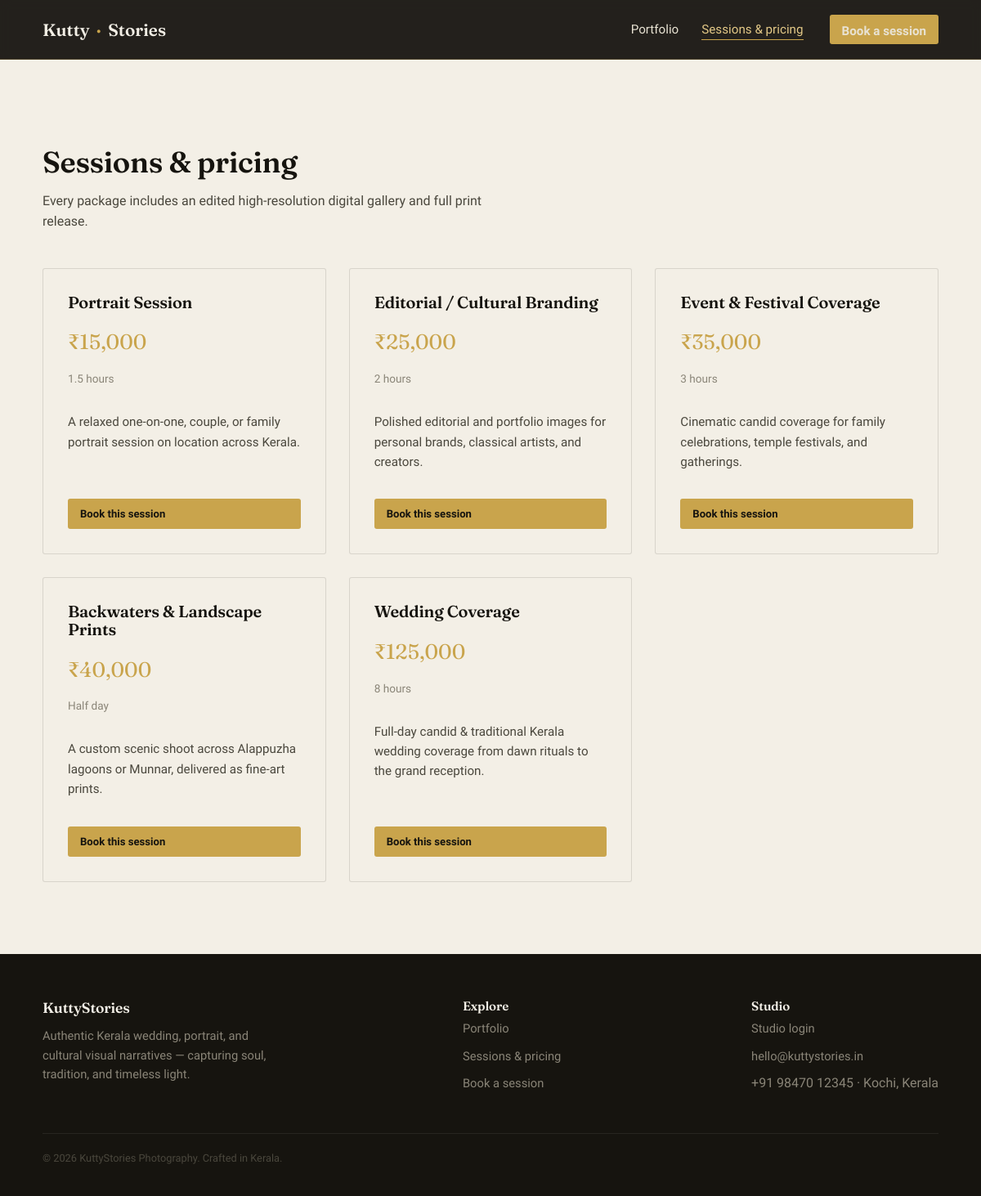
/services, run on the app's committed database.
### tables this page shows
CREATE TABLE services (
    id          INTEGER PRIMARY KEY AUTOINCREMENT,
    name        TEXT NOT NULL,
    description TEXT NOT NULL,
    duration    TEXT NOT NULL,
    price       REAL NOT NULL
, image_file TEXT);

### app.py (the view)
@app.route("/services")
def services():
    all_services = db.list_services()
    return render_template("services.html", services=all_services)

### app.py (called while the page is built)
@app.context_processor
def inject_globals():
    return {"current_year": date.today().year}

### database.py (called while the page is built)
def get_connection():
    conn = sqlite3.connect(
        DB_PATH,
        detect_types=sqlite3.PARSE_DECLTYPES | sqlite3.PARSE_COLNAMES,
    )
    conn.row_factory = sqlite3.Row
    conn.execute("PRAGMA foreign_keys = ON")
    return conn

def list_services():
    conn = get_connection()
    cur = conn.cursor()
    try:
        cur.execute("SELECT * FROM services ORDER BY price ASC")
        return [dict(row) for row in cur.fetchall()]
    finally:
        cur.close()
        conn.close()

### templates/services.html (shortened to what this page needs)
{% extends "base.html" %}
{% block content %}
<section>
  <div class="container">
    <div class="section-head">
      <div>
        <h2>Sessions &amp; pricing</h2>
        <p>Every package includes an edited high-resolution digital gallery and full print release.</p>
      </div>
    </div>
    <div class="grid-3">
      {% for s in services %}
      <div class="service-card">
        <h3 style="font-size:1.25rem;">{{ s.name }}</h3>
        <div class="price">₹{{ '{:,}'.format(s.price|int) }}</div>
        <div class="duration">{{ s.duration }}</div>
        <p class="desc">{{ s.description }}</p>
        <a href="{{ url_for('book', service_id=s.id) }}" class="btn btn-brass btn-sm" style="margin-top:18px;">Book this session</a>
      </div>
      {% endfor %}
    </div>
  </div>
</section>
{% endblock %}

### static/css/style.css (style rules this page uses)
:root { --ink: #16140f; --ink-soft: #221f18; --paper: #f3efe6; --paper-dim: #e8e2d3; --brass: #c9a44c; --brass-soft: #e3c887; --moss: #5e7a63; --rust: #b4573f; --stone: #8a8578; --stone-dark: #4a473d; --radius: 3px; --shadow: 0 18px 40px -20px rgba(10, 9, 6, 0.45); }
* { box-sizing: border-box; }
html { scroll-behavior: smooth; }
body { margin: 0; background: var(--paper); color: var(--ink); font-family: 'Work Sans', -apple-system, BlinkMacSystemFont, sans-serif; font-size: 16px; line-height: 1.6; }
h1, h2, h3, h4, .display { font-family: 'Fraunces', Georgia, serif; font-weight: 600; line-height: 1.08; margin: 0 0 0.4em; letter-spacing: -0.01em; color: var(--ink); }
p { max-width: 62ch; }
a { color: inherit; }
.container { max-width: 1160px; margin: 0 auto; padding: 0 32px; }
.btn { display: inline-block; font-family: 'Work Sans', sans-serif; font-weight: 600; font-size: 0.95rem; padding: 12px 24px; border-radius: var(--radius); text-decoration: none; border: 1px solid transparent; cursor: pointer; transition: transform 0.12s ease, background 0.15s ease, color 0.15s ease, border-color .15s ease; }
.btn-brass { background: var(--brass); color: var(--ink); }
.btn-sm { padding: 7px 14px; font-size: 0.82rem; }
section { padding: 88px 0; }
.section-head { display: flex; justify-content: space-between; align-items: flex-end; gap: 24px; margin-bottom: 44px; flex-wrap: wrap; }
.section-head h2 { font-size: clamp(1.9rem, 3vw, 2.6rem); }
.section-head p { color: var(--stone-dark); margin: 0; }
.grid-3 { display: grid; grid-template-columns: repeat(3, 1fr); gap: 28px; }
.service-card { border: 1px solid rgba(22,20,15,0.12); padding: 30px; background: var(--paper); border-radius: var(--radius); display: flex; flex-direction: column; height: 100%; }
.service-card .price { color: var(--brass); font-family: 'Fraunces', serif; font-size: 1.6rem; margin: 10px 0 14px; }
.service-card .duration { color: var(--stone); font-size: 0.85rem; margin-bottom: 14px; }
.service-card p.desc { color: var(--stone-dark); font-size: 0.95rem; flex-grow: 1; }

### data on the page
services: name "Portrait Session", price "15,000", duration "1.5 hours", description "A relaxed one-on-one, couple, or family portrait session on location across Kerala."
services: name "Editorial / Cultural Branding", price "25,000", duration "2 hours", description "Polished editorial and portfolio images for personal brands, classical artists, and creators."
services: name "Event & Festival Coverage", price "35,000", duration "3 hours", description "Cinematic candid coverage for family celebrations, temple festivals, and gatherings."
services: name "Backwaters & Landscape Prints", price "40,000", duration "Half day", description "A custom scenic shoot across Alappuzha lagoons or Munnar, delivered as fine-art prints."
services: name "Wedding Coverage", price "125,000", duration "8 hours", description "Full-day candid & traditional Kerala wedding coverage from dawn rituals to the grand reception."
